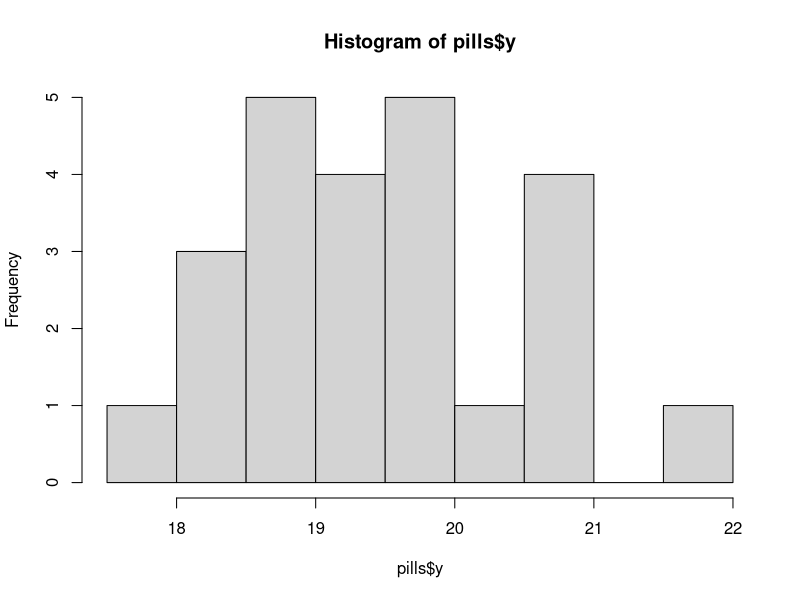
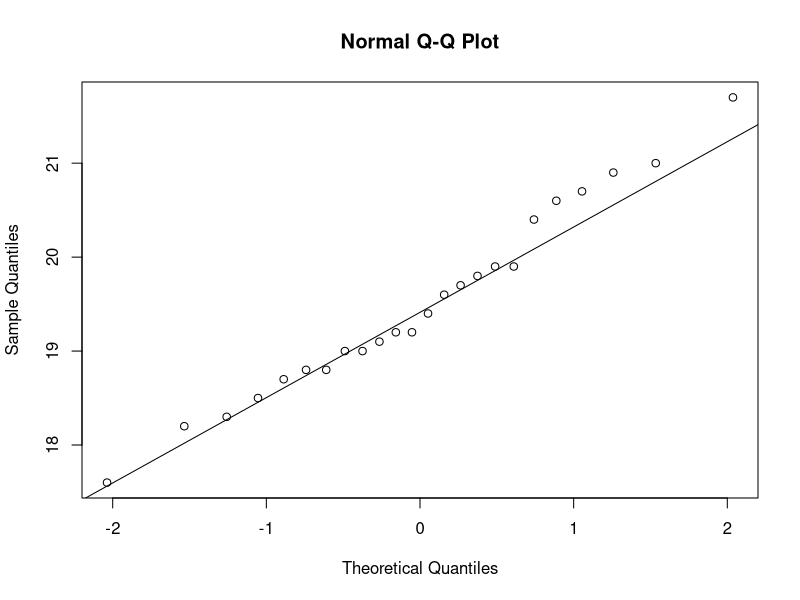

These charts were generated, in order, by the following R code:
## ---- chunk 1
qt(0.975, df = 9)
## ---- chunk 2
qt(p = 0.05, df = 9, lower.tail = FALSE)
## ---- chunk 3
qt(0.975, df = 50)
## ---- chunk 4
pills <- readr::read_csv("Pills.csv")
## ---- chunk 5
hist(pills$y, breaks = 10)
## ---- chunk 6
qqnorm(pills$y)
qqline(pills$y)
## ---- chunk 7
shapiro.test(pills$y)
## ---- chunk 8
mean(pills$y)
## ---- chunk 9
pills_ci <- broom::tidy(t.test(pills$y, conf.level = 0.95))
pills_ci
## ---- chunk 10
pills_difftest <- broom::tidy(t.test(pills$y, conf.level = 0.95, mu = 20))
pills_difftest
## ---- chunk 11
qt(0.975, df = 23)
## ---- chunk 12
pills_lesstest <- broom::tidy(t.test(pills$y, conf.level = 0.95, mu = 20, alternative = "greater"))
pills_lesstest
## ---- chunk 13
qt(p = 0.05, df = 23, lower.tail = FALSE)
